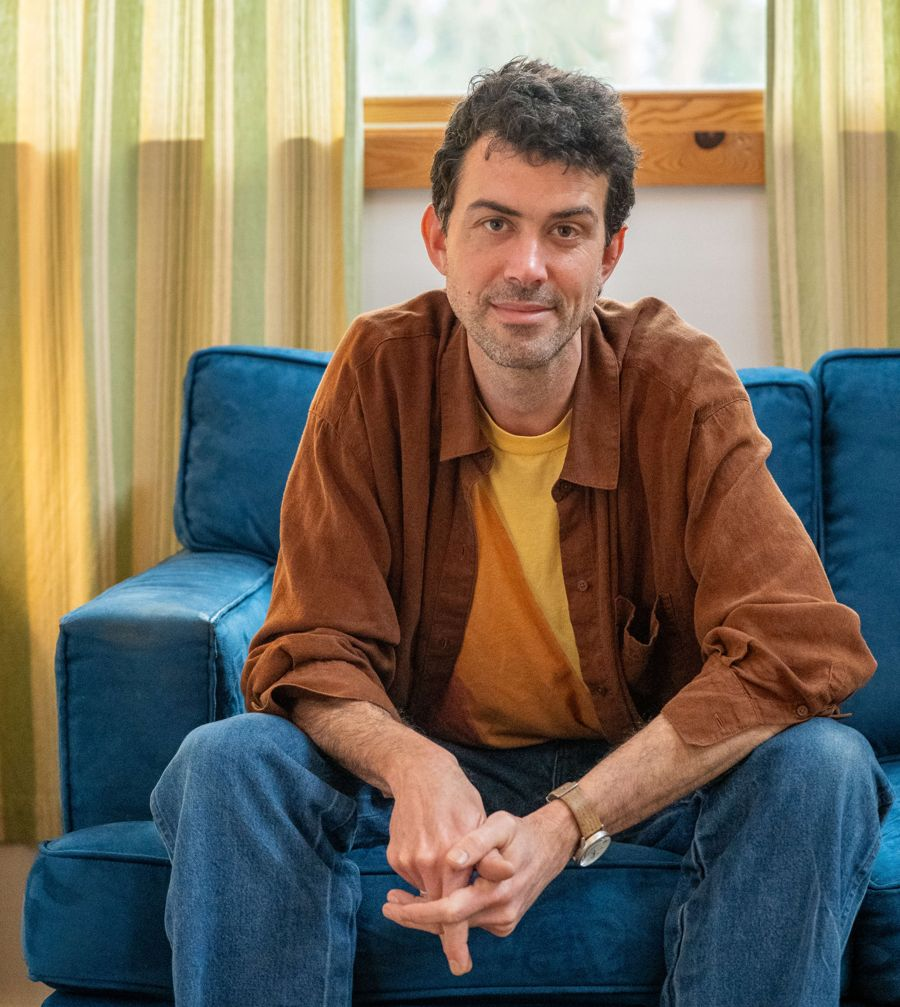
#> input picture assets/img/jon-portrait.jpg, 900 x 1007 px; the run also reads 3 pictures not shown here
$ python _build.py
#> lines starting #> are read from the running program, lines starting #| are printed output that depends on the picture
#!/usr/bin/env python3
"""Builds the stopgap site (maletherapistinportland.com) into ./site. Plain static HTML output."""
import json
from datetime import date
from pathlib import Path

OUT = Path(__file__).parent  # writes HTML next to this script
EMAIL = "hi@jscar.care"
ZINE_PDF = "checking-the-box.pdf"  # relative to /zine/; compressed from the 15 MB original
SITE = "https://maletherapistinportland.com"  # canonical. jscar.care and therapyformenportland.com 301 here.
NAME = "Jonathan Scarboro, MS, LPC, NCC"
STREET = "1210 SE Oak St"  # from Jon, 2026-09-30
MAPS = "https://www.google.com/maps/search/?api=1&query=1210+SE+Oak+St+Portland+OR+97214"
PT = "https://www.psychologytoday.com/us/therapists/jonathan-scarboro-portland-or/1035351"
LICENSE = "C8085"  # OBLPCT register: LPC, active, issued 2026-06-10, expires 2027-06-30

NAV = [
    ("./", "About"),
    ("help/", "What I help with"),
    ("fees/", "Fees + FAQ"),
    ("contact/", "Free consultation"),
    ("zine/", "Zine"),
]

# ---------------------------------------------------------------- Structured data
# Types checked against schema.org (Sept 2026). ProfessionalService is deprecated;
# there is no therapist/counselor type, and Psychiatric would imply a psychiatrist,
# so the practice is MedicalBusiness (a LocalBusiness subtype). No street address or
# phone yet: both unconfirmed. License confirmed on the OBLPCT register 2026-09-22.
PRACTICE_ID = SITE + "/#practice"
PERSON_ID = SITE + "/#jonathan"
HOME_SCHEMA = {
    "@context": "https://schema.org",
    "@graph": [
        {"@type": "WebSite", "@id": SITE + "/#website", "url": SITE + "/", "name": NAME},
        {
            "@type": "Person", "@id": PERSON_ID, "name": "Jonathan Scarboro", "honorificSuffix": "MS, LPC, NCC",
            "jobTitle": "Licensed Professional Counselor", "url": SITE + "/", "email": EMAIL,
            "image": SITE + "/assets/img/jon-portrait.jpg",
            "alumniOf": {"@type": "CollegeOrUniversity", "name": "Portland State University"},
            "knowsAbout": ["Gestalt therapy", "Men's issues", "Creative blocks", "Trauma therapy", "Screen-related addictions"],
            "worksFor": {"@id": PRACTICE_ID},
            # Same person elsewhere: helps search and AI engines tie profiles to one entity.
            # Portland Therapy Center left out on purpose: he no longer practices there.
            "sameAs": ["https://www.psychologytoday.com/us/therapists/jonathan-scarboro-portland-or/1035351"],
            "hasCredential": {
                "@type": "EducationalOccupationalCredential",
                "credentialCategory": "license",
                "name": "Licensed Professional Counselor (LPC)",
                "identifier": LICENSE,
                "recognizedBy": {"@type": "GovernmentOrganization",
                                 "name": "Oregon Board of Licensed Professional Counselors and Therapists",
                                 "url": "https://www.oregon.gov/oblpct"},
                "validIn": {"@type": "State", "name": "Oregon"},
            },
        },
        {
            "@type": "MedicalBusiness", "@id": PRACTICE_ID, "name": NAME,
            "description": "Therapy practice in Portland, Oregon working primarily with men. In person in inner Southeast Portland and online for clients located in Oregon.",
            "url": SITE + "/", "email": EMAIL, "image": SITE + "/assets/img/og.jpg",
            "address": {"@type": "PostalAddress", "addressLocality": "Portland", "addressRegion": "OR",
                        "postalCode": "97214", "addressCountry": "US", "streetAddress": STREET},
            "hasMap": MAPS,
            "areaServed": {"@type": "State", "name": "Oregon"},
            "priceRange": "$140 per session; limited sliding scale",
            "paymentAccepted": "American Express, Discover, Mastercard, Visa, Venmo",
            "founder": {"@id": PERSON_ID},
        },
    ],
}

# Mirrors the visible Q&A on /fees/ word for word (required: markup must match the page).
# Google stopped showing FAQ rich results in 2026; kept because it's valid, cheap,
# and other engines and AI answer tools still read it.
FAQ_PAIRS = [
    ("Do you offer a consultation?",
     f"Yes — I offer a free 15-minute consultation to see if we're a good fit. You can reach me through Psychology Today or at {EMAIL}."),
    ("Do you work only with men?",
     "I specialize in working with men because I felt there were too few providers with specialized training in the issues I saw affecting the men around me and in my care. I also enjoy working with women/femme, trans, and non-binary clients."),
    ("Do you take insurance?",
     "I do not bill insurance directly, but I can provide a superbill to help you seek reimbursement."),
    ("Can I see you online if I don't live in Oregon?",
     "Online sessions are for clients who are physically located in Oregon at the time of the session."),
    ("How can I get ahold of you?",
     f"Through Psychology Today or at {EMAIL}. I typically respond within 1–2 business days."),
]
FAQ_SCHEMA = {
    "@context": "https://schema.org",
    "@type": "FAQPage",
    "mainEntity": [
        {"@type": "Question", "name": q, "acceptedAnswer": {"@type": "Answer", "text": a}}
        for q, a in FAQ_PAIRS
    ],
}

EMAIL_NOTE = (
    '<p class="small">Heads up: email isn\'t a secure way to send private information. '
    "Keep it to scheduling and logistics, and save the details for when we talk.</p>"
)


def mail(text=None):
    return f'<a href="mailto:{EMAIL}">{text or EMAIL}</a>'


def fig(p, src, alt, caption=None, cls="", color="green", photo=False):
    """WebP with JPEG fallback; width/height set so the layout doesn't jump as images load.
    color: the decorative splotch behind the image (green, blue, orange, mustard, teal)."""
#> called with p = '', src = 'jon-portrait.jpg', color = 'orange', photo = True
    cls = f"{cls} {'photo' if photo else ''}".strip()  # color arg kept for later; unused
    from PIL import Image
    w, h = Image.open(OUT / "assets/img" / src).size
#> w = 900; h = 1007
    webp = src.rsplit(".", 1)[0] + ".webp"
    cap = f"<figcaption>{caption}</figcaption>" if caption else ""
    hidden = ' aria-hidden="true"' if not alt else ""
    return (f'<figure class="drawing {cls}"{hidden}><picture>'
            f'<source srcset="{p}assets/img/{webp}" type="image/webp">'
            f'<img src="{p}assets/img/{src}" alt="{alt}" width="{w}" height="{h}" decoding="async">'
            f'</picture>{cap}</figure>')


def link(p, target):
    """Link to a page folder, relative to the current page: 'help/' -> '../help/index.html'.
    On a server that serves / for index.html (Cloudflare) these redirect to the clean URL."""
    if p == "/":                                   # 404 page: served at any depth, so root-absolute clean URLs
        return "/" if target in ("./", "") else "/" + target
    base = "" if target in ("./", "") else target
    return f"{p}{base}index.html"


def page(path, title, desc, body, current=None, noindex=False, schema=None, root=None):
    # Relative to this page's folder, so the site works opened from disk, on a github.io/repo/ subpath,
    # and at a domain root. The 404 page overrides this with "/" (servers show it at any depth).
    p = root if root is not None else "../" * path.count("/")
    canonical = SITE + "/" + path.replace("index.html", "")
    cur = ' aria-current="page"'
    nav = "\n".join(
        f'<li class="nav-item"><a class="nav-link" href="{link(p, href)}"'
        f'{cur if href == current else ""}>{label}</a></li>'
        for href, label in NAV
    )
    from html import escape
    title, desc = escape(title, quote=True), escape(desc, quote=True)
    robots = '<meta name="robots" content="noindex">' if noindex else ""
    ld = f'<script type="application/ld+json">{json.dumps(schema, ensure_ascii=False)}</script>' if schema else ""
    html = f"""<!DOCTYPE html>
<html lang="en">
<head>
<meta charset="utf-8">
<meta name="viewport" content="width=device-width, initial-scale=1">
<title>{title}</title>
<meta name="description" content="{desc}">
{robots}
<link rel="canonical" href="{canonical}">
<meta property="og:type" content="website">
<meta property="og:title" content="{title}">
<meta property="og:description" content="{desc}">
<meta property="og:url" content="{canonical}">
<meta property="og:image" content="{SITE}/assets/img/og.jpg">
<meta property="og:image:alt" content="Jonathan Scarboro sitting on a blue couch in his office">
<link rel="icon" href="{p}favicon.ico" sizes="any">
<link rel="icon" href="{p}favicon-32.png" sizes="32x32" type="image/png">
<link rel="apple-touch-icon" href="{p}apple-touch-icon.png">
<link rel="stylesheet" href="{p}assets/css/bootstrap.purged.css">
<link rel="stylesheet" href="{p}assets/css/site.css">
{ld}
</head>
<body>
<a class="skip-link" href="#main">Skip to main content</a>
<section class="crisis-bar" aria-label="Crisis support">
  <div class="container">In crisis? Call or text <a href="tel:988">988</a>, or call 911. This site isn't crisis care. <a href="{link(p, "crisis/")}">More on getting help now</a></div>
</section>
<header class="site-header">
  <nav class="navbar navbar-expand-lg" aria-label="Main">
    <div class="container">
      <a class="navbar-brand" href="{link(p, "./")}">Jonathan Scarboro<small>MS, LPC, NCC · Therapy in Portland, OR</small></a>
      <button class="navbar-toggler" type="button" data-bs-toggle="collapse" data-bs-target="#site-nav" aria-controls="site-nav" aria-expanded="false" aria-label="Menu">
        <span class="navbar-toggler-icon"></span>
      </button>
      <div class="collapse navbar-collapse site-nav" id="site-nav">
        <ul class="navbar-nav ms-auto">
{nav}
        </ul>
      </div>
    </div>
  </nav>
</header>
<main id="main" tabindex="-1">
  <div class="container">
{body}
  </div>
</main>
<footer class="site-footer">
  <div class="container">
    <div class="row gy-3">
      <div class="col-md-6">
        <address class="mb-0">
          <strong>{NAME}</strong><br>
          Licensed Professional Counselor · Oregon license {LICENSE}<br>
          {STREET}, Portland, OR 97214<br>
          In person in inner Southeast Portland · Online for clients located in Oregon<br>
          {mail()}
        </address>
        <p class="muted small mt-2 mb-0">Email isn't secure. Please keep it to scheduling and logistics.</p>
      </div>
      <div class="col-md-6">
        <ul class="list-unstyled mb-2">
          <li><a href="{link(p, "crisis/")}">Crisis resources</a></li>
          <li><a href="{link(p, "privacy/")}">Privacy</a></li>
          <li><a href="{link(p, "accessibility/")}">Accessibility</a></li>
        </ul>
        <p class="muted mb-0">Drawings by Jonathan Scarboro, <a href="https://creativecommons.org/licenses/by-nc/4.0/">CC BY-NC 4.0</a>.</p>
      </div>
    </div>
  </div>
</footer>
<script src="{p}assets/js/bootstrap.bundle.min.js" defer></script>
</body>
</html>
"""
    f = OUT / path
    f.parent.mkdir(parents=True, exist_ok=True)
    f.write_text(html)


# ---------------------------------------------------------------- About (home)
def about():
    p = ""
    body = f"""
<div class="home-hero">
  <h1 class="home-h1">Hi — Jonathan here.</h1>
  <div class="home-text">
    <div class="prose">
      <p class="lede">I'm a therapist who works primarily with men. I offer in-person therapy in Portland and online therapy throughout Oregon.</p>
      <ul class="at-a-glance" aria-label="At a glance">
        <li><strong>Where:</strong> In person at {STREET} in inner Southeast Portland, or online for clients in Oregon</li>
        <li><strong>Focus:</strong> Men's issues, creative blocks, trauma therapy, screen-related addictions · <a href="{link(p, 'help/')}">What I help with</a></li>
        <li><strong>Approach:</strong> Gestalt therapy, a relational and experiential approach</li>
        <li><strong>Credentials:</strong> Licensed Professional Counselor (Oregon {LICENSE}), MS in Clinical Mental Health Counseling (Portland State), NCC</li>
        <li><strong>Fee:</strong> $140 per session, limited sliding scale · <a href="{link(p, 'fees/')}">Fees and FAQ</a></li>
        <li><strong>First step:</strong> <a href="{link(p, 'contact/')}">Free 15-minute consultation</a></li>
      </ul>
      <h2>How I got here</h2>
      <p>I first came to therapy as a client after getting divorced and watching my small business fall apart. Therapy helped me through one of the hardest periods of my life, and it's deeply meaningful to now support other people navigating their own transitions and setbacks.</p>
      <p class="pull">We'll likely be a good fit if you appreciate humor, a straightforward no-BS approach, and are open to doing real work.</p>
      <h2>Who I usually work with</h2>
      <p>Most of my clients are thoughtful, capable people who look like they're holding things together on the outside — careers, relationships, responsibilities — but feel disconnected or stuck underneath. Many come in after a painful relationship, burnout, or the realization that long-standing patterns just aren't working anymore. They're often dealing with avoidance, overwhelm, or distraction habits that keep them from addressing what actually matters.</p>
      <p>I also work with many artists, musicians, entrepreneurs, and other creative people on nonlinear paths who want change without sacrificing meaning or identity.</p>
      <p>If you're starting to think we might be a good fit, you can learn more about <a href="{link(p, 'help/')}">my approach</a> or <a href="{link(p, 'contact/')}">schedule a free consultation</a>.</p>
      <p class="mt-4"><a class="btn btn-ink" href="{link(p, 'contact/')}">Book a free 15-minute consultation</a></p>
    </div>
  </div>
  <div class="home-photo">
    {fig(p, "jon-portrait.jpg", "Jonathan Scarboro sitting on a blue velvet couch in his office, leaning forward with his hands clasped.", color="orange", photo=True)}
  </div>
</div>
"""
    page("index.html",
         "Male Therapist in Portland, OR | Jonathan Scarboro, LPC",
         "Gestalt therapist in Portland, OR working mostly with men: relationships, burnout, transitions, creative blocks. In person in SE Portland or online in Oregon.",
         body, current="./", schema=HOME_SCHEMA)


# ---------------------------------------------------------------- What I help with
def help_page():
    p = "../"
    body = f"""
<div class="home-hero">
  <h1 class="home-h1">What I help with</h1>
  <div class="home-text prose">
  <p class="lede">My style is active, direct, playful, and practical. I offer clear feedback and concrete strategies while keeping our work oriented toward meaning, purpose, and the bigger picture of your life.</p>
  <p>I specialize in:</p>
  <ul>
    <li><a href="#mens-issues">Men's issues</a></li>
    <li><a href="#creative-blocks">Creative blocks</a></li>
    <li>Trauma therapy</li>
    <li>Screen-related addictions (gaming, phones, porn)</li>
  </ul>
  {fig(p, "marks.jpg", "", cls="hero-filler")}
  </div>
  <div class="home-photo">
    {fig(p, "jon-seated.jpg", "Jonathan Scarboro sitting on a step in his office, one boot up, next to a stack of books.", photo=True)}
  </div>
</div>

<section aria-labelledby="mens-issues" class="row gy-4 gx-lg-5 mt-1">
  <div class="col-lg-7 prose">
    <h2 id="mens-issues">Men's issues counseling</h2>
    <p>Many of the clients I work with are men who appear competent and functional on the outside but feel stuck, disconnected, or under constant pressure internally.</p>
    <p>You might recognize yourself in:</p>
    <ul>
      <li>Difficulty accessing or expressing emotions</li>
      <li>Feeling numb, shut down, or stuck in your head</li>
      <li>Repeating relationship patterns you don't fully understand</li>
      <li>Anxiety, irritability, or chronic stress</li>
      <li>Creative blocks or loss of direction</li>
      <li>Understanding things intellectually but still feeling stuck</li>
      <li>Checking out through work, screens, gaming, or porn</li>
    </ul>
    <p>For many men, there's an unspoken rule that you're supposed to handle things yourself — stay in control, don't need too much, don't fall apart. That strategy often works until it doesn't, snapping catastrophically rather than bending flexibly.</p>
    <p>My approach respects the strengths that got you this far while helping you become more flexible, more connected, and more effective — without losing your edge.</p>
    <p>If this resonates, <a href="{link(p, 'contact/')}">get in touch to schedule a free consultation</a> so we can discuss your needs and see if we're a good fit.</p>
  </div>
  <div class="col-lg-5">
    {fig(p, "shoes.jpg", "Pen drawing of a pair of wingtip dress shoes with textured leather and wooden soles.", "I bought these at a thrift store years ago with no occasion to wear them. Someone told me, “Maybe your life will grow into them.” They're now the shoes I wear to work most often.")}
  </div>
</section>

<section aria-labelledby="creative-blocks" class="row gy-4 gx-lg-5 mt-1">
  <div class="col-lg-7 prose">
    <h2 id="creative-blocks">Creative blocks</h2>
    <p>Most of my clients have some form of creative impulse — art, music, writing, entrepreneurship, problem-solving, or simply a sense that something important on the inside isn't getting fully expressed.</p>
    <h3>What it looks like</h3>
    <p>Creative blocks rarely exist in isolation. The same patterns often show up across the rest of life: perfectionism, avoidance, self-doubt, overwhelm, fear of judgment, difficulty finishing, or loss of momentum.</p>
    <p>The encouraging part is that changes in one area often unlock movement in another.</p>
    <h3>How we work on it</h3>
    <p>I don't do art therapy. Instead, we explore how your creative process actually works — where it gets stuck, what conditions help it move, and what the block might be communicating. From there, we develop practical ways to help you re-engage with motivation and forward movement.</p>
    <h3>Where I'm coming from</h3>
    <p>My perspective is shaped by both clinical training and my own background as a visual artist, including formal arts education, leadership in creative communities, and professional museum work. I also spent about a decade in a significant creative block myself and eventually found my way through it, which deeply informs how I approach this work.</p>
    <p>I wrote a long-form zine about that experience. <a href="{link(p, 'zine/')}">It's free to read</a> :)</p>
    <p>Creative work can be integrated into ongoing therapy or approached in a shorter-term, focused format depending on your goals.</p>
  </div>
  <div class="col-lg-5">
    {fig(p, "pen-cup.jpg", "Pen drawing of a ceramic cup crammed with paintbrushes, markers, and pens.", color="green")}
  </div>
</section>

<section aria-labelledby="training" class="row gy-4 gx-lg-5 mt-1">
  <div class="col-lg-7 prose">
    <h2 id="training">Gestalt therapy: training and approach</h2>
    <p>I hold a Master of Science in Clinical Mental Health Counseling from Portland State University and have post-graduate training in multiple therapeutic modalities. I am trained most extensively in Gestalt therapy, a relational and experiential approach.</p>
    <p>As a Gestalt therapist, I don't define health as simply adjusting to the expectations of dominant culture. Instead, we focus on developing awareness of your particular wants, needs, and values — and finding more effective ways to live those out in the real conditions of your life.</p>
  </div>
  <div class="col-lg-5">
    {fig(p, "books.jpg", "Pen drawing of a stack of books: The Courage to Create, The Power of Fun, Free Play, The Denial of Death, Make Your Art No Matter What, The Creative Act, Atomic Habits, The Artist's Way, and Gestalt Therapy on the bottom.", "Books that were on my mind or on my desk while I made my zine.", color="teal")}
  </div>
</section>
"""
#> call 2 of fig, with p = '../', src = 'marks.jpg', alt = '', color = 'green', photo = False
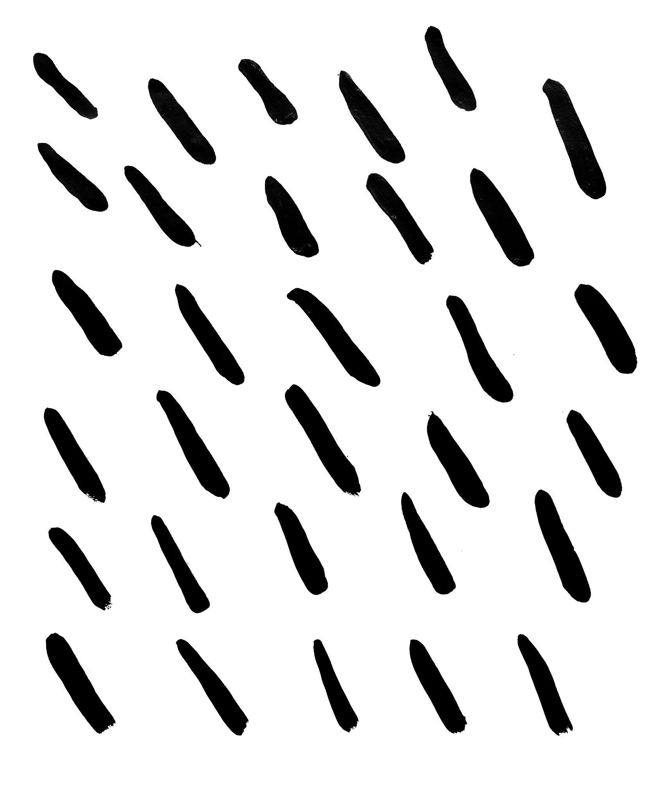
#> input picture assets/img/marks.jpg, 651 x 800 px
#> in fig (call 2), `w, h = Image.open(OUT / "assets/img" / src).size`: w = 651; h = 800
#> call 3 of fig, with p = '../', src = 'jon-seated.jpg', color = 'green', photo = True
#> in fig (call 3), `cls = f"{cls} {'photo' if photo else ''}".strip()`: cls = 'photo'
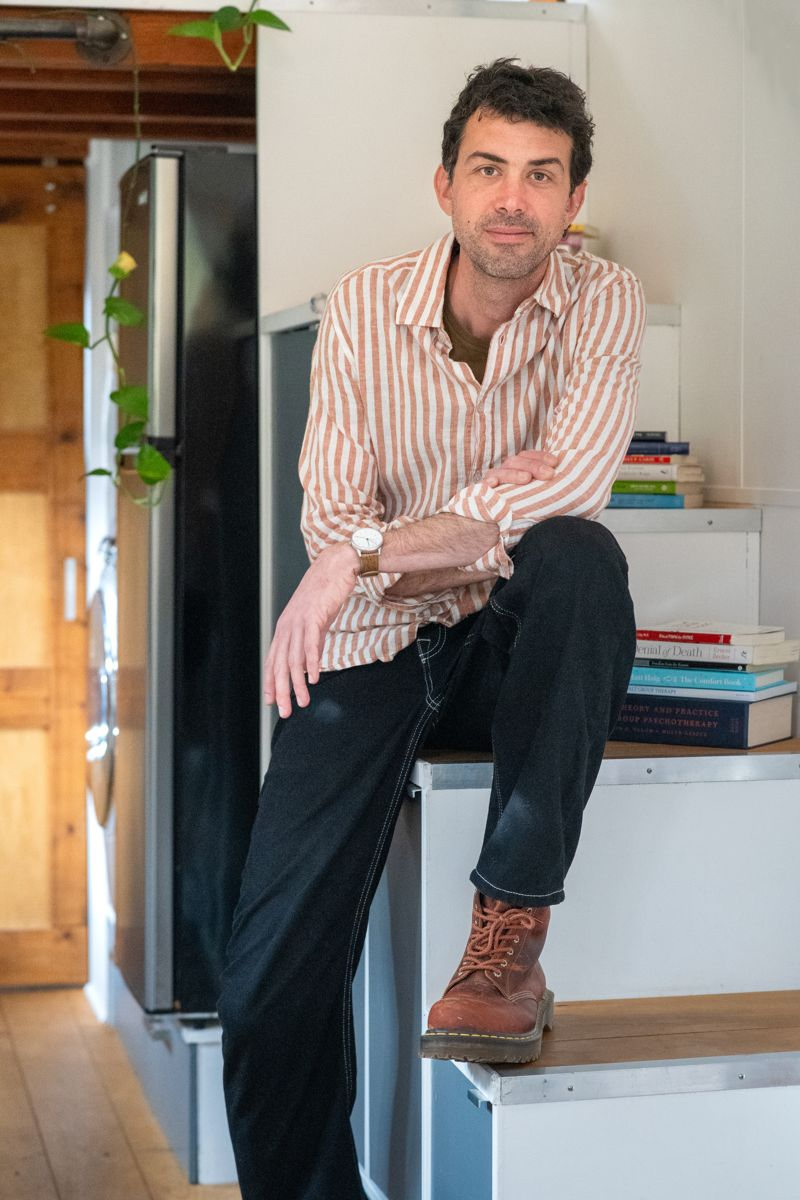
#> input picture assets/img/jon-seated.jpg, 800 x 1200 px
#> in fig (call 3), `w, h = Image.open(OUT / "assets/img" / src).size`: w = 800; h = 1200
#> (the rest of the program and of its run is left out)
